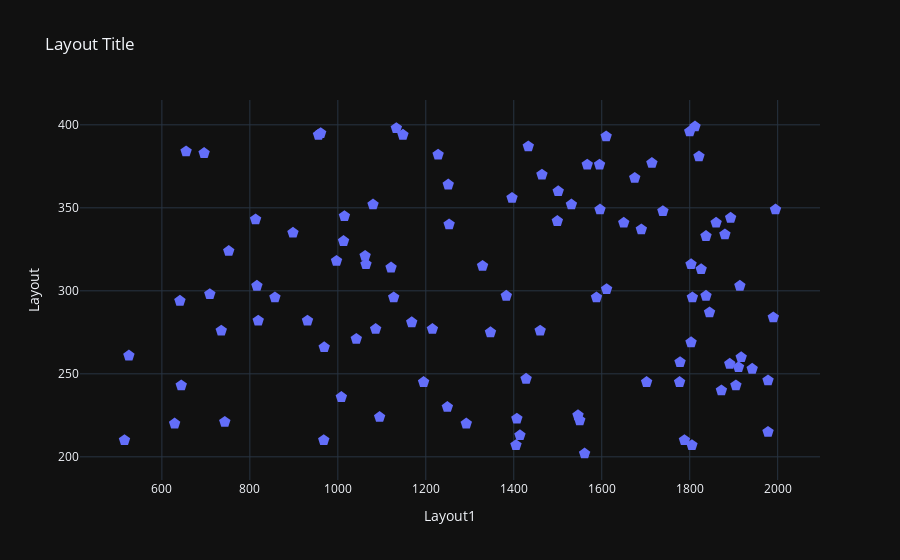

The cell this chart's notebook holds for it:
### Code cell
# 2. Scatter 정의
trace = go.Scatter(x=random_x, y=random_y,
                   mode='markers', marker={'size': 12, 'symbol': 'pentagon'},
                   line={'width': 2})

# 3. Layout 정의
layout = go.Layout(title='Layout Title',
                   xaxis={'title': 'Layout1'},
                   yaxis={'title': 'Layout'},
                   hovermode='closest')

# 4.fig
fig = go.Figure(data=trace, layout=layout)

# 5. execute
fig.show()

### Figure 1 — Plotly figure (JSON) as saved in the notebook; plotly's stock layout.template omitted (floating-point values rounded to 4 significant figures)
{"data": [{"line": {"width": 2}, "marker": {"size": 12, "symbol": "pentagon"}, "mode": "markers", "x": [1561, 735, 1596, 1405, 1215, 1347, 1460, 644, 629, 1249, 1008, 1914, 1805, 1702, 1800, 1778, 857, 1414, 968, 1407, 752, 1168, 898, 1062, 1080, 1739, 1501, 1253, 1610, 641, 1917, 1531, 819, 1329, 1837, 1013, 816, 709, 1788, 1228, 1127, 931, 1133, 956, 1042, 1595, 1911, 1978, 1837, 1015, 1464, 1292, 997, 1567, 1550, 1860, 1121, 1383, 1821, 1990, 515, 1588, 696, 525, 1891, 1995, 1806, 1546, 1499, 1650, 1803, 1905, 1880, 655, 1433, 813, 1095, 1690, 1148, 1812, 1942, 1803, 1251, 1611, 743, 1872, 1086, 1714, 1826, 1428, 1675, 1195, 1845, 1893, 1396, 1777, 961, 1064, 969, 1978], "y": [202, 276, 349, 207, 277, 275, 276, 243, 220, 230, 236, 303, 207, 245, 396, 257, 296, 213, 210, 223, 324, 281, 335, 321, 352, 348, 360, 340, 393, 294, 260, 352, 282, 315, 297, 330, 303, 298, 210, 382, 296, 282, 398, 394, 271, 376, 254, 215, 333, 345, 370, 220, 318, 376, 222, 341, 314, 297, 381, 284, 210, 296, 383, 261, 256, 349, 296, 225, 342, 341, 316, 243, 334, 384, 387, 343, 224, 337, 394, 399, 253, 269, 364, 301, 221, 240, 277, 377, 313, 247, 368, 245, 287, 344, 356, 245, 395, 316, 266, 246], "type": "scatter"}], "layout": {"hovermode": "closest", "title": {"text": "Layout Title"}, "xaxis": {"title": {"text": "Layout1"}}, "yaxis": {"title": {"text": "Layout"}}}}
